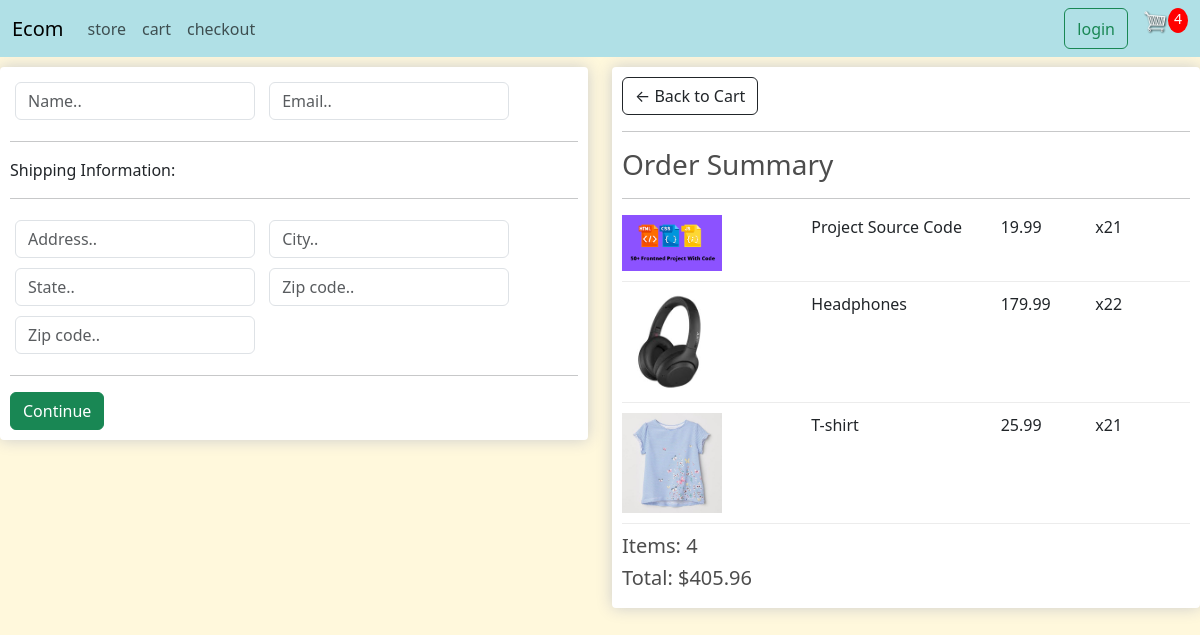
The app's page /checkout/ (signed in) with its own data.
### ecom/models.py (models this page shows, shortened)
class OrderItem(models.Model):
    product=models.ForeignKey(Product,on_delete=models.SET_NULL,blank=True,null=True)
    order=models.ForeignKey(Order,on_delete=models.SET_NULL,blank=True,null=True)
    quantity=models.IntegerField(default=0,null=True,blank=True)
    date_added=models.DateTimeField(auto_now_add=True)
    @property
    def get_total(self):
        total=self.product.price*self.quantity
        return total

class Product(models.Model):
    name=models.CharField(max_length=200,null=True)
    price=models.DecimalField(max_digits=7,decimal_places=2)
    digital=models.BooleanField(default=False,null=True)
    image=models.ImageField(null=True,blank=True)
    @property
    def imageURL(self):
        try:
            url=self.image.url
        except:
            url=" "
        return url

class Order(models.Model):
    customer=models.ForeignKey(Customer,on_delete=models.SET_NULL,blank=True,null=True)
    date_ordered=models.DateTimeField(auto_now_add=True)
    complete=models.BooleanField(default=False,null=True)
    transaction=models.CharField(max_length=200,null=True)
    @property
    def get_cart_total(self):
        orderitems=self.orderitem_set.all()
        total=sum([item.get_total for item in orderitems])
        return total
    @property
    def get_cart_items(self):
        orderitems=self.orderitem_set.all()
        total=sum([item.quantity for item in orderitems])
        return total
    @property
    def shipping(self):
        shipping=False
        orderitems=self.orderitem_set.all()
        for i in orderitems:
            if i.product.digital==False:
                shipping=True
                print("loop executed")
            return shipping

### ecom/views.py (the view)
# urls.py: path('checkout/',views.checkout),
@csrf_exempt
def checkout(request):
    if request.user.is_authenticated:
        customer=request.user.customer
        order,created=Order.objects.get_or_create(customer=customer,complete=False)
        items=order.orderitem_set.all()
        cartItems=order.get_cart_items
    else:
        items=[]
        order={'get_cart_total':0,'get_cart_items':0,'shipping':False}
        cartItems=order['get_cart_items']
    context={'items':items,'order':order,'cartItems':cartItems}
    return render(request,'ecom/checkout.html',context)

### ecom/templates/ecom/checkout.html (shortened to what this page needs)
{% extends 'ecom/trial.html' %}
{% load static %}
{% block content %}
<div class="row">
   <div class="col-lg-6">
      <div class="box-element" id="form-wrapper">
         <form id="form">
            <div id="user-info">
               <div class="form-field">
                  <input required class="form-control" type="text" name="name" placeholder="Name..">
               </div>
               <div class="form-field">
                  <input required class="form-control" type="email" name="email" placeholder="Email..">
               </div>
            </div>
            <div id="shipping-info">
               <hr>
               <p>Shipping Information:</p>
               <hr>
               <div class="form-field">
                  <input class="form-control" type="text" name="address" placeholder="Address..">
               </div>
               <div class="form-field">
                  <input class="form-control" type="text" name="city" placeholder="City..">
               </div>
               <div class="form-field">
                  <input class="form-control" type="text" name="state" placeholder="State..">
               </div>
               <div class="form-field">
                  <input class="form-control" type="text" name="zipcode" placeholder="Zip code..">
               </div>
               <div class="form-field">
                  <input class="form-control" type="text" name="country" placeholder="Zip code..">
               </div>
            </div>
            <hr>
            <input id="form-button" class="btn btn-success btn-block" type="submit" value="Continue">
         </form>
      </div>
      <br>
   </div>
   <div class="col-lg-6">
      <div class="box-element">
         <a  class="btn btn-outline-dark" href="/cart">&#x2190; Back to Cart</a>
         <hr>
         <h3>Order Summary</h3>
         <hr>
         {% for item in items %}
         <div class="cart-row">
            <div style="flex:2"><img class="row-image" src="{{item.product.imageURL}}"></div>
            <div style="flex:2"><p>{{item.product.name}}</p></div>
            <div style="flex:1"><p>{{item.product.price}}</p></div>
            <div style="flex:1"><p>x2{{item.quantity}}</p></div>
         </div>
         {% endfor %}
         <h5>Items:   {{order.get_cart_items}}</h5>
         <h5>Total:   ${{order.get_cart_total |floatformat:2}}</h5>
      </div>
   </div>
</div>
   {% endblock content %}

### static/css/trial.css (style rules this page uses)
body { background-color: cornsilk; }
h1,h2,h3,h4,h5,h6 { color:hsl(0, 0%, 30%); }
.col-lg-4, .col-lg-6, .col-lg-8, .col-lg-12 { margin-top: 10px; }
.box-element { box-shadow:hsl(0, 0%, 80%) 0 0 16px; background-color: #fff; border-radius: 4px; padding: 10px; }
.cart-row { display: flex; padding-bottom: 10px; margin-bottom: 10px; border-bottom: 1px solid #ececec; }
.row-image { width: 100px; }
.form-field { width:250px; display: inline-block; padding: 5px; }

### records on screen
OrderItem: product.imageURL (picture), product.name "Project Source Code", product.price "19.99", quantity "1"
OrderItem: product.imageURL (picture), product.name "Headphones", product.price "179.99", quantity "2"
OrderItem: product.imageURL (picture), product.name "T-shirt", product.price "25.99", quantity "1"
Order: get_cart_items "4", get_cart_total "405.96"

### other values on screen
{{ cartItems }} "4"
